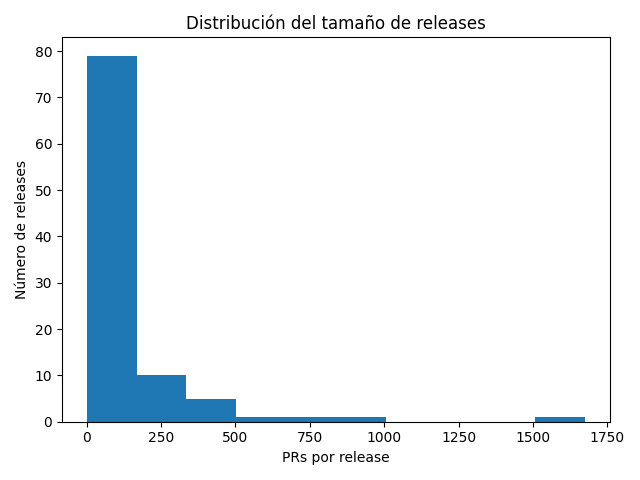

Python code for this plot:
# release_size_complete.py
import os, requests
import matplotlib.pyplot as plt
from datetime import datetime
from statistics import mean

# 1) Setup
token = os.getenv("GITHUB_TOKEN")
if not token:
    raise RuntimeError("Define GITHUB_TOKEN")
H = {"Authorization": f"token {token}"}
owner, repo = "facebook", "react"

# 2) Obtener y ordenar releases estables
releases = []
p = 1
while True:
    resp = requests.get(f"https://api.github.com/repos/{owner}/{repo}/releases",
                        headers=H, params={"per_page":100,"page":p})
    data = resp.json()
    if not data: break
    for r in data:
        if not r.get("prerelease", False):
            releases.append(r)
    p += 1
releases.sort(key=lambda r: r["published_at"])
dates = [datetime.fromisoformat(r["published_at"][:-1]) for r in releases]

# 3) Bajar **todas** las PRs merged hasta la fecha del primer release
merged = []
page = 1
cutoff = dates[0]
while True:
    resp = requests.get(
        f"https://api.github.com/repos/{owner}/{repo}/pulls",
        headers=H,
        params={"state":"closed","per_page":100,"page":page}
    ).json()
    if not resp: break
    stop = False
    for pr in resp:
        if pr.get("merged_at"):
            m = datetime.fromisoformat(pr["merged_at"][:-1])
            if m < cutoff:
                stop = True
                break
            merged.append(m)
    if stop:
        break
    page += 1

# 4) Contar PRs por cada intervalo de release
sizes = [
    sum(1 for m in merged if dates[i-1] < m <= dates[i])
    for i in range(1, len(dates))
]

# 5) Resultados
print("🔖 Tamaños de release (PRs):", sizes)
print(f"📈 Tamaño promedio de release: {mean(sizes):.1f} PRs")

# 6) Histograma
plt.figure()
plt.hist(sizes, bins=10)
plt.xlabel("PRs por release")
plt.ylabel("Número de releases")
plt.title("Distribución del tamaño de releases")
plt.tight_layout()
plt.savefig("release_size_complete.png")
plt.show()
